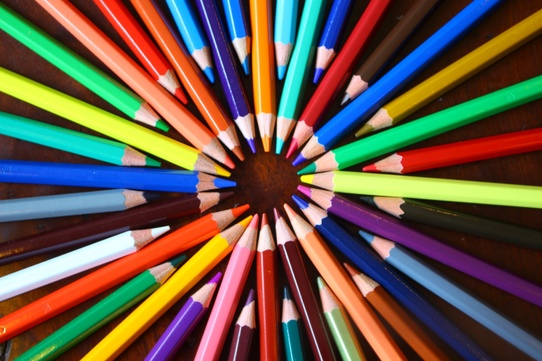
#> input picture Imagens/Lapis.jpg, 542 x 361 px, shrunk from 1920 x 1280 before the run, found by its file name
$ python 'Decompondo Imagem em Canais YCbCr -  Versão 1.1.0.py'
#> lines starting #> are read from the running program, lines starting #| are printed output that depends on the picture; pictures that were not available may be replaced by others from this repository, and a replacement may not be noted
#
########################################################################
# Importação das Bibliotecas Necessárias
########################################################################
#
import cv2 as cv
import matplotlib.pyplot as plt
import os
from pathlib import Path

#
########################################################################
# Definições Gerais
########################################################################
#
NomeImagem  = "Lapis.jpg"
NomeDiagrama = "DiagramaYCbCr.png"
dirRaiz = Path.home()
dirBase = "OpenCV/"
dirImagem = "Imagens/"
dirCaminhoImagem = str(Path(dirRaiz, dirBase, dirImagem, NomeImagem))
dirCaminhoDiagrama = str(Path(dirRaiz, dirBase, dirImagem, NomeDiagrama))
dirSaida = str(Path(dirRaiz, dirBase, dirImagem))

#
########################################################################
# Lendo a Imagem
########################################################################
#
ImagemColorida = cv.imread ( dirCaminhoImagem, cv.IMREAD_COLOR)
#> ImagemColorida is the input picture: shape (361, 542, 3); mean B, G, R 73.8, 88.1, 105.7
ImgDiagrama = cv.imread ( dirCaminhoDiagrama, cv.IMREAD_COLOR)
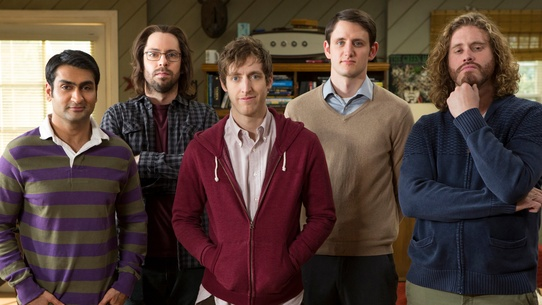
#> input picture Imagens/Amigos.jpg, 542 x 305 px, shrunk from 1920 x 1080 before the run, given in place of DiagramaYCbCr.png, which was not available
#> ImgDiagrama is the input picture: shape (305, 542, 3); mean B, G, R 58.9, 65.5, 85.1

#
########################################################################
# Checando se a Imagem Foi Lida com Sucesso
########################################################################
#
if ImagemColorida is None:
    os.system ("clear")
    print( "Não Foi Localizada a Imagem : ", NomeImagem)
    exit ()

if ImgDiagrama is None:
    os.system ("clear")
    print( "Não Foi Localizada a Imagem : ", NomeImagem)
    exit ()

#
########################################################################
# Transformando para o Padrào HSV
########################################################################
#
imgRGB = cv.cvtColor(ImagemColorida, cv.COLOR_BGR2RGB)
imgYCrCb = cv.cvtColor(imgRGB, cv.COLOR_RGB2YCrCb)
#> imgYCrCb: shape (361, 542, 3); mean of channels 0, 1, 2 91.7, 138, 117.9

#
########################################################################
# Decompondo a Imagem nos Diferentes Canais
########################################################################
#
Y, Cr, Cb = cv.split(imgYCrCb)
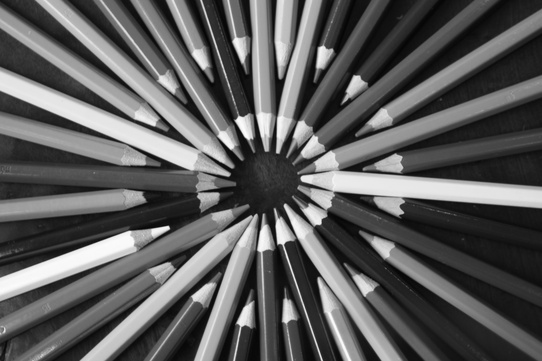
#> Y: shape (361, 542); min 3, max 253, mean 91.7
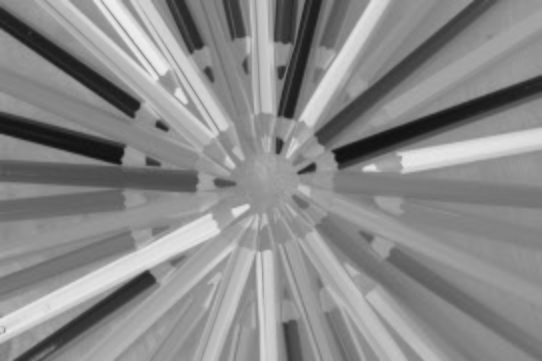
#> Cr: shape (361, 542); min 17, max 238, mean 138
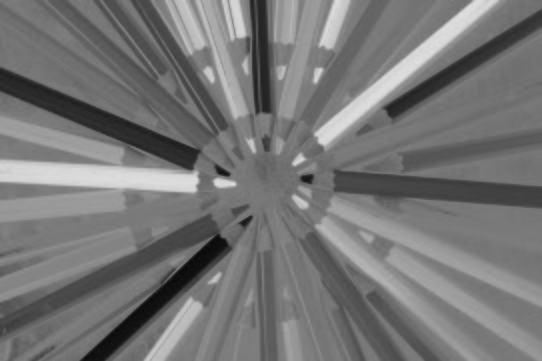
#> Cb: shape (361, 542); min 8, max 223, mean 117.9

#
########################################################################
# Salvando os Canais em Arquivos Diferentes
########################################################################
#
cv.imwrite( dirSaida+"LapisYCrCbY.png", Y)
cv.imwrite( dirSaida+"LapisYCrCbCr.png", Cr)
cv.imwrite( dirSaida+"LapisYCrCbCb.png", Cb)

#
########################################################################
# Convertendo para Matplotlib
########################################################################
#
ImagemColorida = cv.cvtColor(ImagemColorida, cv.COLOR_BGR2RGB)
imgY = cv.cvtColor(Y, cv.COLOR_BGR2RGB)
#> imgY: shape (361, 542, 3); mean of channels 0, 1, 2 91.7, 91.7, 91.7
imgCr = cv.cvtColor(Cr, cv.COLOR_BGR2RGB)
#> imgCr: shape (361, 542, 3); mean of channels 0, 1, 2 138, 138, 138
imgCb = cv.cvtColor(Cb, cv.COLOR_BGR2RGB)
#> imgCb: shape (361, 542, 3); mean of channels 0, 1, 2 117.9, 117.9, 117.9

#
########################################################################
# Apresentação dos Resultados
########################################################################
#
Grafico = plt.figure(figsize=(16,8))

Grafico.add_subplot(1,5,1)
plt.imshow(ImagemColorida )
plt.title("Original")

Grafico.add_subplot(1,5,2)
plt.imshow(ImgDiagrama )
plt.axis ( "off")
plt.title("Diagrama YCrCb")

Grafico.add_subplot(1,5,3)
plt.imshow(imgY )
plt.title("Canal Y")

Grafico.add_subplot(1,5,4)
plt.imshow(imgCr )
plt.title("Canal Cr")

Grafico.add_subplot(1,5,5)
plt.imshow(imgCb )
plt.title("Canal Cb")

plt.subplots_adjust ( left   = 0.1,
                      bottom = 0.1,
                      right  = 0.9,
                      top    = 0.9,
                      wspace = 0.2,
                      hspace = 0.1 )

plt.show ()
#> figure, not shown here; B, G, R data is drawn as R, G, B

########################################################################
# FIM DO PROGRAMA
########################################################################
